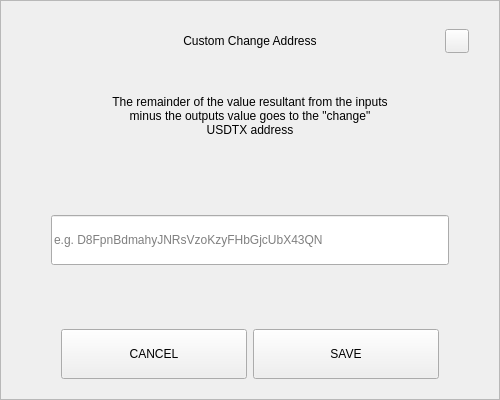
<?xml version="1.0" encoding="UTF-8"?>
<ui version="4.0">
 <class>SendChangeAddressDialog</class>
 <widget class="QDialog" name="SendChangeAddressDialog">
  <property name="geometry">
   <rect>
    <x>0</x>
    <y>0</y>
    <width>500</width>
    <height>400</height>
   </rect>
  </property>
  <property name="windowTitle">
   <string>Dialog</string>
  </property>
  <layout class="QVBoxLayout" name="verticalLayout">
   <property name="spacing">
    <number>0</number>
   </property>
   <property name="leftMargin">
    <number>0</number>
   </property>
   <property name="topMargin">
    <number>0</number>
   </property>
   <property name="rightMargin">
    <number>0</number>
   </property>
   <property name="bottomMargin">
    <number>0</number>
   </property>
   <item>
    <widget class="QFrame" name="frame">
     <property name="styleSheet">
      <string notr="true"/>
     </property>
     <property name="frameShape">
      <enum>QFrame::StyledPanel</enum>
     </property>
     <property name="frameShadow">
      <enum>QFrame::Raised</enum>
     </property>
     <layout class="QVBoxLayout" name="verticalLayout_2" stretch="0,0,0,0,0,0,0">
      <property name="spacing">
       <number>0</number>
      </property>
      <property name="leftMargin">
       <number>30</number>
      </property>
      <property name="topMargin">
       <number>20</number>
      </property>
      <property name="rightMargin">
       <number>30</number>
      </property>
      <property name="bottomMargin">
       <number>20</number>
      </property>
      <item>
       <layout class="QHBoxLayout" name="horizontalLayout_3">
        <property name="spacing">
         <number>0</number>
        </property>
        <item>
         <spacer name="horizontalSpacer_2">
          <property name="orientation">
           <enum>Qt::Horizontal</enum>
          </property>
          <property name="sizeHint" stdset="0">
           <size>
            <width>40</width>
            <height>20</height>
           </size>
          </property>
         </spacer>
        </item>
        <item>
         <widget class="QLabel" name="labelTitle">
          <property name="minimumSize">
           <size>
            <width>0</width>
            <height>40</height>
           </size>
          </property>
          <property name="maximumSize">
           <size>
            <width>16777215</width>
            <height>40</height>
           </size>
          </property>
          <property name="styleSheet">
           <string notr="true">padding-left:24px;</string>
          </property>
          <property name="text">
           <string>Custom Change Address</string>
          </property>
          <property name="alignment">
           <set>Qt::AlignCenter</set>
          </property>
          <property name="margin">
           <number>7</number>
          </property>
         </widget>
        </item>
        <item>
         <spacer name="horizontalSpacer">
          <property name="orientation">
           <enum>Qt::Horizontal</enum>
          </property>
          <property name="sizeHint" stdset="0">
           <size>
            <width>40</width>
            <height>20</height>
           </size>
          </property>
         </spacer>
        </item>
        <item>
         <widget class="QPushButton" name="btnEsc">
          <property name="minimumSize">
           <size>
            <width>24</width>
            <height>24</height>
           </size>
          </property>
          <property name="maximumSize">
           <size>
            <width>24</width>
            <height>24</height>
           </size>
          </property>
          <property name="focusPolicy">
           <enum>Qt::NoFocus</enum>
          </property>
          <property name="text">
           <string/>
          </property>
         </widget>
        </item>
       </layout>
      </item>
      <item>
       <spacer name="verticalSpacer_2">
        <property name="orientation">
         <enum>Qt::Vertical</enum>
        </property>
        <property name="sizeType">
         <enum>QSizePolicy::Fixed</enum>
        </property>
        <property name="sizeHint" stdset="0">
         <size>
          <width>20</width>
          <height>20</height>
         </size>
        </property>
       </spacer>
      </item>
      <item alignment="Qt::AlignHCenter">
       <widget class="QLabel" name="labelMessage">
        <property name="minimumSize">
         <size>
          <width>0</width>
          <height>70</height>
         </size>
        </property>
        <property name="text">
         <string>The remainder of the value resultant from the inputs minus the outputs value goes to the &quot;change&quot; USDTX address</string>
        </property>
        <property name="alignment">
         <set>Qt::AlignCenter</set>
        </property>
        <property name="wordWrap">
         <bool>true</bool>
        </property>
       </widget>
      </item>
      <item>
       <spacer name="verticalSpacer_3">
        <property name="orientation">
         <enum>Qt::Vertical</enum>
        </property>
        <property name="sizeHint" stdset="0">
         <size>
          <width>20</width>
          <height>40</height>
         </size>
        </property>
       </spacer>
      </item>
      <item>
       <layout class="QHBoxLayout" name="horizontalLayout_2">
        <property name="spacing">
         <number>0</number>
        </property>
        <property name="leftMargin">
         <number>20</number>
        </property>
        <property name="rightMargin">
         <number>20</number>
        </property>
        <item>
         <widget class="QLineEdit" name="lineEditAddress">
          <property name="minimumSize">
           <size>
            <width>0</width>
            <height>50</height>
           </size>
          </property>
          <property name="placeholderText">
           <string notr="true">e.g. D8FpnBdmahyJNRsVzoKzyFHbGjcUbX43QN</string>
          </property>
         </widget>
        </item>
       </layout>
      </item>
      <item>
       <spacer name="verticalSpacer">
        <property name="orientation">
         <enum>Qt::Vertical</enum>
        </property>
        <property name="sizeHint" stdset="0">
         <size>
          <width>20</width>
          <height>40</height>
         </size>
        </property>
       </spacer>
      </item>
      <item>
       <layout class="QHBoxLayout" name="horizontalLayout" stretch="2,2">
        <property name="spacing">
         <number>6</number>
        </property>
        <property name="leftMargin">
         <number>30</number>
        </property>
        <property name="rightMargin">
         <number>30</number>
        </property>
        <item>
         <widget class="QPushButton" name="btnCancel">
          <property name="minimumSize">
           <size>
            <width>180</width>
            <height>50</height>
           </size>
          </property>
          <property name="focusPolicy">
           <enum>Qt::NoFocus</enum>
          </property>
          <property name="text">
           <string>CANCEL</string>
          </property>
         </widget>
        </item>
        <item>
         <widget class="QPushButton" name="btnSave">
          <property name="minimumSize">
           <size>
            <width>180</width>
            <height>50</height>
           </size>
          </property>
          <property name="focusPolicy">
           <enum>Qt::NoFocus</enum>
          </property>
          <property name="text">
           <string>SAVE</string>
          </property>
         </widget>
        </item>
       </layout>
      </item>
     </layout>
    </widget>
   </item>
  </layout>
 </widget>
 <resources/>
 <connections/>
</ui>
